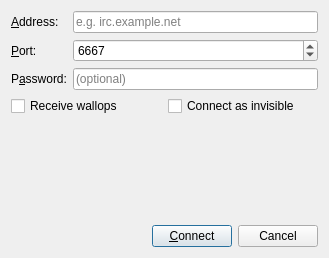
<?xml version="1.0" encoding="UTF-8"?>
<ui version="4.0">
 <class>ServerCfgDialog</class>
 <widget class="QDialog" name="ServerCfgDialog">
  <property name="windowModality">
   <enum>Qt::ApplicationModal</enum>
  </property>
  <property name="geometry">
   <rect>
    <x>0</x>
    <y>0</y>
    <width>329</width>
    <height>258</height>
   </rect>
  </property>
  <property name="windowTitle">
   <string>Connect to Server</string>
  </property>
  <property name="modal">
   <bool>true</bool>
  </property>
  <layout class="QVBoxLayout" name="verticalLayout">
   <item>
    <layout class="QFormLayout" name="formLayout">
     <item row="0" column="0">
      <widget class="QLabel" name="addrLabel">
       <property name="text">
        <string>&amp;Address:</string>
       </property>
       <property name="buddy">
        <cstring>addressEdit</cstring>
       </property>
      </widget>
     </item>
     <item row="0" column="1">
      <widget class="QLineEdit" name="addressEdit">
       <property name="placeholderText">
        <string>e.g. irc.example.net</string>
       </property>
      </widget>
     </item>
     <item row="1" column="0">
      <widget class="QLabel" name="portLabel">
       <property name="text">
        <string>&amp;Port:</string>
       </property>
       <property name="buddy">
        <cstring>portSpinBox</cstring>
       </property>
      </widget>
     </item>
     <item row="1" column="1">
      <widget class="QSpinBox" name="portSpinBox">
       <property name="maximum">
        <number>65535</number>
       </property>
       <property name="value">
        <number>6667</number>
       </property>
      </widget>
     </item>
     <item row="2" column="0">
      <widget class="QLabel" name="passwordLabel">
       <property name="text">
        <string>P&amp;assword:</string>
       </property>
       <property name="buddy">
        <cstring>passwordEdit</cstring>
       </property>
      </widget>
     </item>
     <item row="2" column="1">
      <widget class="QLineEdit" name="passwordEdit">
       <property name="echoMode">
        <enum>QLineEdit::Password</enum>
       </property>
       <property name="placeholderText">
        <string>(optional)</string>
       </property>
      </widget>
     </item>
    </layout>
   </item>
   <item>
    <layout class="QHBoxLayout" name="horizontalLayout">
     <item>
      <widget class="QCheckBox" name="wallopsCheckBox">
       <property name="text">
        <string>Receive wallops</string>
       </property>
      </widget>
     </item>
     <item>
      <widget class="QCheckBox" name="invisibleCheckBox">
       <property name="text">
        <string>Connect as invisible</string>
       </property>
      </widget>
     </item>
    </layout>
   </item>
   <item>
    <spacer name="verticalSpacer">
     <property name="orientation">
      <enum>Qt::Vertical</enum>
     </property>
     <property name="sizeHint" stdset="0">
      <size>
       <width>20</width>
       <height>40</height>
      </size>
     </property>
    </spacer>
   </item>
   <item>
    <layout class="QHBoxLayout" name="buttonsLayout">
     <item>
      <spacer name="horizontalSpacer">
       <property name="orientation">
        <enum>Qt::Horizontal</enum>
       </property>
       <property name="sizeHint" stdset="0">
        <size>
         <width>40</width>
         <height>20</height>
        </size>
       </property>
      </spacer>
     </item>
     <item>
      <widget class="QPushButton" name="connectButton">
       <property name="text">
        <string>&amp;Connect</string>
       </property>
       <property name="default">
        <bool>true</bool>
       </property>
      </widget>
     </item>
     <item>
      <widget class="QPushButton" name="cancelButton">
       <property name="text">
        <string>Cancel</string>
       </property>
      </widget>
     </item>
    </layout>
   </item>
  </layout>
 </widget>
 <resources/>
 <connections>
  <connection>
   <sender>cancelButton</sender>
   <signal>clicked()</signal>
   <receiver>ServerCfgDialog</receiver>
   <slot>reject()</slot>
   <hints>
    <hint type="sourcelabel">
     <x>281</x>
     <y>236</y>
    </hint>
    <hint type="destinationlabel">
     <x>164</x>
     <y>128</y>
    </hint>
   </hints>
  </connection>
  <connection>
   <sender>connectButton</sender>
   <signal>clicked()</signal>
   <receiver>ServerCfgDialog</receiver>
   <slot>accept()</slot>
   <hints>
    <hint type="sourcelabel">
     <x>200</x>
     <y>236</y>
    </hint>
    <hint type="destinationlabel">
     <x>164</x>
     <y>128</y>
    </hint>
   </hints>
  </connection>
 </connections>
</ui>
